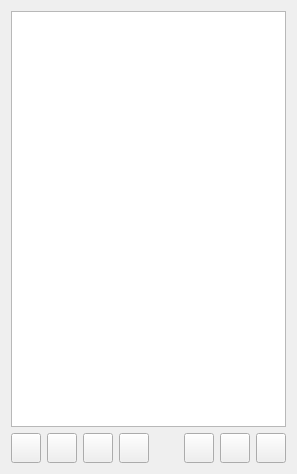
<?xml version="1.0" encoding="UTF-8"?>
<ui version="4.0">
 <class>PagePickerWidget</class>
 <widget class="QWidget" name="PagePickerWidget">
  <property name="geometry">
   <rect>
    <x>0</x>
    <y>0</y>
    <width>297</width>
    <height>474</height>
   </rect>
  </property>
  <property name="windowTitle">
   <string>Form</string>
  </property>
  <layout class="QVBoxLayout" name="verticalLayout">
   <item>
    <widget class="QListWidget" name="listWidget">
     <property name="editTriggers">
      <set>QAbstractItemView::NoEditTriggers</set>
     </property>
     <property name="iconSize">
      <size>
       <width>16</width>
       <height>16</height>
      </size>
     </property>
    </widget>
   </item>
   <item>
    <layout class="QHBoxLayout" name="horizontalLayout">
     <item>
      <widget class="QToolButton" name="addPageButton">
       <property name="minimumSize">
        <size>
         <width>30</width>
         <height>30</height>
        </size>
       </property>
       <property name="toolTip">
        <string>New page</string>
       </property>
       <property name="text">
        <string/>
       </property>
       <property name="iconSize">
        <size>
         <width>20</width>
         <height>20</height>
        </size>
       </property>
      </widget>
     </item>
     <item>
      <widget class="QToolButton" name="editButton">
       <property name="minimumSize">
        <size>
         <width>30</width>
         <height>30</height>
        </size>
       </property>
       <property name="toolTip">
        <string>Edit current page</string>
       </property>
       <property name="text">
        <string/>
       </property>
       <property name="iconSize">
        <size>
         <width>20</width>
         <height>20</height>
        </size>
       </property>
      </widget>
     </item>
     <item>
      <widget class="QToolButton" name="savePageButton">
       <property name="minimumSize">
        <size>
         <width>30</width>
         <height>30</height>
        </size>
       </property>
       <property name="toolTip">
        <string>Save current page</string>
       </property>
       <property name="text">
        <string/>
       </property>
       <property name="iconSize">
        <size>
         <width>20</width>
         <height>20</height>
        </size>
       </property>
      </widget>
     </item>
     <item>
      <widget class="QToolButton" name="saveAsButton">
       <property name="minimumSize">
        <size>
         <width>30</width>
         <height>30</height>
        </size>
       </property>
       <property name="toolTip">
        <string>Save as</string>
       </property>
       <property name="text">
        <string/>
       </property>
       <property name="iconSize">
        <size>
         <width>20</width>
         <height>20</height>
        </size>
       </property>
      </widget>
     </item>
     <item>
      <spacer name="horizontalSpacer">
       <property name="orientation">
        <enum>Qt::Horizontal</enum>
       </property>
       <property name="sizeHint" stdset="0">
        <size>
         <width>40</width>
         <height>20</height>
        </size>
       </property>
      </spacer>
     </item>
     <item>
      <widget class="QToolButton" name="exportToolButton">
       <property name="minimumSize">
        <size>
         <width>30</width>
         <height>30</height>
        </size>
       </property>
       <property name="toolTip">
        <string>Export to csv</string>
       </property>
       <property name="text">
        <string/>
       </property>
       <property name="iconSize">
        <size>
         <width>20</width>
         <height>20</height>
        </size>
       </property>
      </widget>
     </item>
     <item>
      <widget class="QToolButton" name="findToolButton">
       <property name="minimumSize">
        <size>
         <width>30</width>
         <height>30</height>
        </size>
       </property>
       <property name="toolTip">
        <string>Find parameters</string>
       </property>
       <property name="text">
        <string/>
       </property>
       <property name="iconSize">
        <size>
         <width>20</width>
         <height>20</height>
        </size>
       </property>
      </widget>
     </item>
     <item>
      <widget class="QToolButton" name="reloadButton">
       <property name="minimumSize">
        <size>
         <width>30</width>
         <height>30</height>
        </size>
       </property>
       <property name="toolTip">
        <string>Reload pages</string>
       </property>
       <property name="text">
        <string/>
       </property>
       <property name="iconSize">
        <size>
         <width>20</width>
         <height>20</height>
        </size>
       </property>
      </widget>
     </item>
    </layout>
   </item>
  </layout>
 </widget>
 <resources/>
 <connections/>
</ui>
